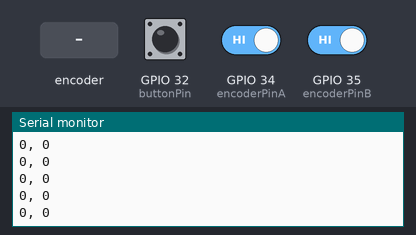
A sketch run on a simulated ESP32. Shown: the last lines printed to the serial monitor. The inputs (shaded band) are chosen by the test bench; at power-on: GPIO 32 (buttonPin) HIGH, GPIO 34 (encoderPinA) HIGH, GPIO 35 (encoderPinB) HIGH.

Above: at 1.2 s.
1.3 s: rotary encoder on GPIO 34 (encoderPinA) / GPIO 35 (encoderPinB) turned 3 steps (first pin leading)
At 1.57 s:
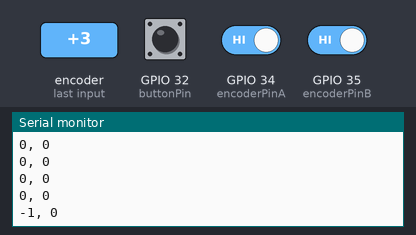
3.4 s: GPIO 32 (buttonPin) pulled LOW for 0.15 s
At 3.42 s:
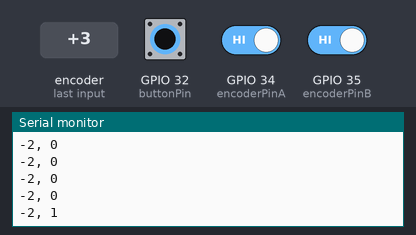
5.0 s: rotary encoder on GPIO 34 (encoderPinA) / GPIO 35 (encoderPinB) turned 1 step (first pin leading)
At 5.09 s:
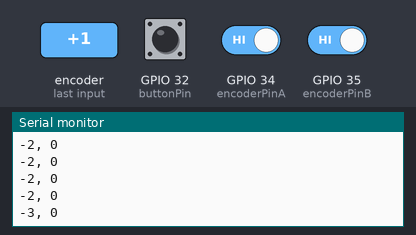
6.7 s: GPIO 32 (buttonPin) pulled LOW for 1 s
At 6.74 s:
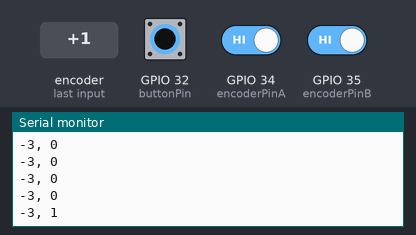
Timing chart, 0 to 9.7 s (numbered marks = the images above; inputs shaded):
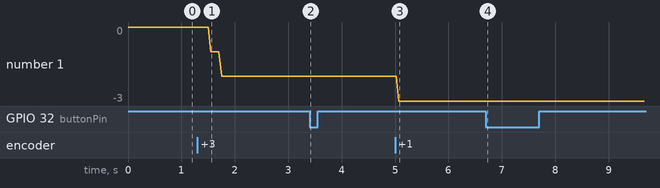

Measured:
- after the input at 1.3 s, the serial monitor: prints a new line after 0.25 s (image 1)
- after the input at 3.4 s, the serial monitor: prints a new line at once (image 2)
- after the input at 5.0 s, the serial monitor: prints a new line after 0.07 s (image 3)
- after the input at 6.7 s, the serial monitor: prints a new line at once (image 4)
- plotted number 1: 0 → -2 after the input at 1.3 s, -2 → -3 after the input at 5.0 s

The sketch:

Esp32-Practice-Barebone.ino
```cpp
// (licence header left out)
#include "barebone.h"

int button_status = 0;

void setup()
{
    Serial.begin(115200);
    Serial.println("------Esp32-Practice-Barebone Initialized------");
    Encoder_Setup();
    // DFP_Setup();
}


void loop()
{
    Encoder_Read_Loop();
}
```

barebone.h
```cpp
#ifndef _DONE_BAREBONE_CODE_
#define _DONE_BAREBONE_CODE_

#include "Library_and_pin.h"


//****************************************Nextion SETUP**************************************************
// HardwareSerial nexHwSerial(2);
// String nextion_str = "";
// int currner_page_num;

/*
void NextionInit();
void DisplayCheck();


void NextionReceived();
void ExpSend();
void BatteryPackSend();
*/


//****************************************Encoder SETUP**************************************************
void Encoder_Setup();
long readEncoderValue(void);
void updateEncoder();
void Encoder_Read_Loop();

volatile int lastEncoded = 0;
volatile long encoderValue = 0;

long lastencoderValue = 0;

int lastMSB = 0;
int lastLSB = 0;

//****************************************DFPlayer SETUP**************************************************
HardwareSerial DFP_Serial(2); // HWserial2
DFRobotDFPlayerMini myDFPlayer;

#endif
```

dfplayer.ino
```cpp
void DFP_Setup(){
    DFP_Serial.begin(9600, SERIAL_8N1, DFPLAYER_RX_PIN, DFPLAYER_TX_PIN);
    Serial.println(F("------DFPlayer_Setup Initialized------"));
    Serial.println(F("Initializing DFPlayer ... (May take 3~5 seconds)"));
    myDFPlayer.setTimeOut(1000); //Set serial communictaion time out 1000 ms

    if (!myDFPlayer.begin(DFP_Serial)) { //Use softwareSerial to communicate with mp3.
    Serial.println(F("Unable to begin:"));
    Serial.println(F("1.Please recheck the connection!"));
    Serial.println(F("2.Please insert the SD card!"));
    // while(true);
    }

    Serial.println(F("DFPlayer Mini online."));
    myDFPlayer.setTimeOut(500); //Set serial communictaion time out 500ms
    myDFPlayer.volume(30);  //Set volume value (0~30).
    myDFPlayer.EQ(DFPLAYER_EQ_NORMAL);
    myDFPlayer.outputDevice(DFPLAYER_DEVICE_SD);
}
```

encoder.ino
```cpp
long readEncoderValue(void){
    return encoderValue/4;
}

boolean isButtonPushDown(void){
  if(!digitalRead(buttonPin)){
    delay(5);
    if(!digitalRead(buttonPin))
      return true;
  }
  return false;
}

void Encoder_Setup(){
  pinMode(encoderPinA, INPUT);
  pinMode(encoderPinB, INPUT);
  pinMode(buttonPin, INPUT);

  digitalWrite(encoderPinA, HIGH); //turn pullup resistor on
  digitalWrite(encoderPinB, HIGH); //turn pullup resistor on

  //call updateEncoder() when any high/low changed seen
  //on interrupt 0 (pin 2), or interrupt 1 (pin 3)
  attachInterrupt(encoderPinA, updateEncoder, CHANGE);
  attachInterrupt(encoderPinB, updateEncoder, CHANGE);
}

void Encoder_Read_Loop(){                                // "encoder값, 버튼눌림" 을 표시
  if(isButtonPushDown()){
    Serial.print(readEncoderValue());
    Serial.print(", ");
    Serial.println("1");
  }else{
    Serial.print(readEncoderValue());
    Serial.print(", ");
    Serial.println("0");
  }
  delay(50);
}

void updateEncoder(){
  int MSB = digitalRead(encoderPinA); //MSB = most significant bit
  int LSB = digitalRead(encoderPinB); //LSB = least significant bit

  int encoded = (MSB << 1) |LSB; //converting the 2 pin value to single number
  int sum  = (lastEncoded << 2) | encoded; //adding it to the previous encoded value

  if(sum == 0b1101 || sum == 0b0100 || sum == 0b0010 || sum == 0b1011) encoderValue --;
  if(sum == 0b1110 || sum == 0b0111 || sum == 0b0001 || sum == 0b1000) encoderValue ++;

  lastEncoded = encoded; //store this value for next time
}
```

Library_and_pin.h
```cpp
#ifndef _LIBRARY_AND_PIN_
#define _LIBRARY_AND_PIN_


#include <Arduino.h>

#include <Nextion.h>
#include <HardwareSerial.h>
#include <DFRobotDFPlayerMini.h>

// #define NEXTIONHWSERIAL_RX_PIN 39
// #define NEXTIONHWSERIAL_TX_PIN 33

#define DFPLAYER_RX_PIN 39
#define DFPLAYER_TX_PIN 33

#define encoderPinA     34
#define encoderPinB     35
#define buttonPin       32

#endif
```
